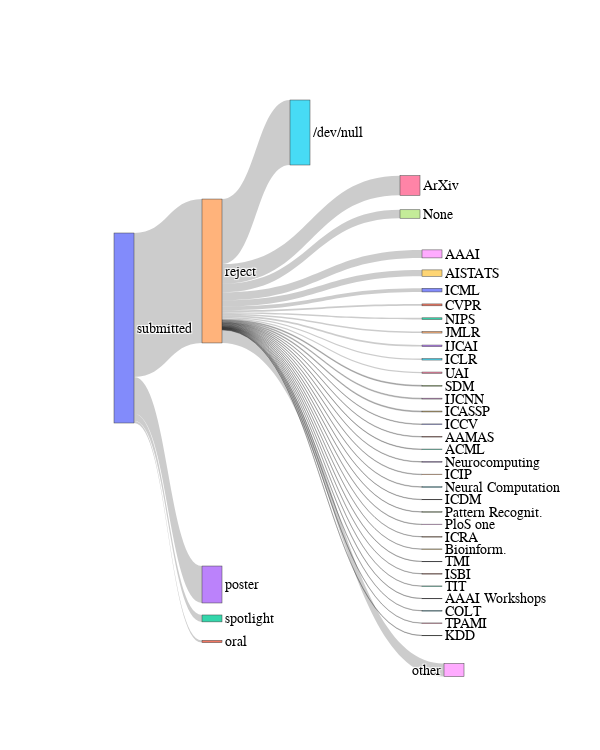

The notebook cell saved with this chart:
### Code cell
fig = go.Figure(data=data,
                layout = go.Layout(width=600,
                height=750))
fig.update_layout(template="plotly", font=dict(
        family="sans serif",
        size=14,
        color="Black"
    ))
fig.show()
fig.write_html(os.path.join(".", "neurips", "where-do-neurips-papers-go.html"))
fig.write_image(os.path.join(".", "neurips", "where-do-neurips-papers-go.svg"))

### Figure 1 — Plotly figure (JSON) as saved in the notebook; plotly's stock layout.template omitted (floating-point values rounded to 4 significant figures)
{"data": [{"arrangement": "snap", "link": {"source": [0, 0, 0, 0, 4, 4, 4, 4, 4, 4, 4, 4, 4, 4, 4, 4, 4, 4, 4, 4, 4, 4, 4, 4, 4, 4, 4, 4, 4, 4, 4, 4, 4, 4, 4, 4, 4, 4], "target": [1, 2, 3, 4, 5, 6, 7, 8, 9, 10, 11, 12, 13, 14, 15, 16, 17, 18, 19, 20, 21, 22, 23, 24, 25, 26, 27, 28, 29, 30, 31, 32, 33, 34, 35, 36, 37, 38], "value": [20, 62, 332, 1293, 584, 177, 76, 72, 57, 33, 17, 15, 14, 14, 13, 11, 8, 8, 8, 5, 5, 5, 5, 5, 5, 4, 4, 4, 3, 3, 3, 3, 3, 3, 3, 3, 3, 117]}, "node": {"label": ["submitted", "oral", "spotlight", "poster", "reject", "/dev/null", "ArXiv", "None", "AAAI", "AISTATS", "ICML", "CVPR", "NIPS", "IJCAI", "JMLR", "ICLR", "UAI", "SDM", "IJCNN", "ICASSP", "ICCV", "AAMAS", "ACML", "Neurocomputing", "ICIP", "Neural Computation", "ICDM", "Pattern Recognit.", "PloS one", "Bioinform.", "TMI", "ISBI", "TIT", "AAAI Workshops", "ICRA", "COLT", "TPAMI", "KDD", "other"], "pad": 12, "x": [0.1, 0.3, 0.3, 0.3, 0.3, 0.5, 0.75, 0.75, 0.8, 0.8, 0.8, 0.8, 0.8, 0.8, 0.8, 0.8, 0.8, 0.8, 0.8, 0.8, 0.8, 0.8, 0.8, 0.8, 0.8, 0.8, 0.8, 0.8, 0.8, 0.8, 0.8, 0.8, 0.8, 0.8, 0.8, 0.8, 0.8, 0.8, 0.85], "y": [0.4, 0.95, 0.9, 0.85, 0.3, 0.01, 0.15, 0.2, 0.27, 0.27, 0.27, 0.27, 0.27, 0.27, 0.27, 0.27, 0.27, 0.27, 0.27, 0.27, 0.27, 0.27, 0.27, 0.27, 0.27, 0.27, 0.27, 0.27, 0.27, 0.27, 0.27, 0.27, 0.27, 0.27, 0.27, 0.27, 0.27, 0.27, 1]}, "type": "sankey"}], "layout": {"font": {"color": "Black", "family": "sans serif", "size": 14}, "height": 750, "width": 600}}
